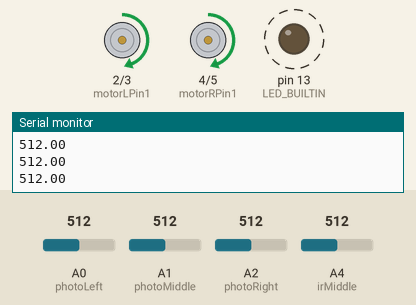
Recording of a program running on a simulated Arduino Uno, built with avr-gcc and run on an emulated ATmega328P. Parts: motor-driver pin pairs drawn as motors (green arrow = first pin HIGH = forward, orange = second pin HIGH = backward, longer = more drive, scaled by the enable pin), output pins drawn as LEDs (lit = HIGH), the last lines printed to the serial monitor. Dashed ring = blinking. Inputs (shaded band) come from the test bench; at power-on: A4 (irMiddle) = 512, A0 (photoLeft) = 512, A1 (photoMiddle) = 512, A2 (photoRight) = 512.

Above: at 1.2 s.
1.3 s: A4 (irMiddle) set to 563
4.3 s: A4 (irMiddle) set to 587
At 5.3 s:
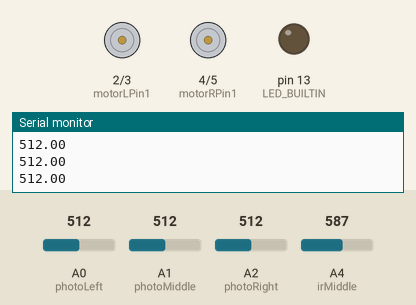
At 5.74 s:
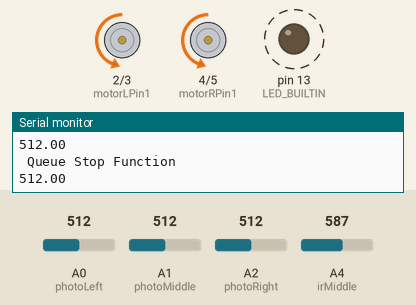
Timing chart, 0 to 13.3 s (numbered marks = the images above; inputs shaded):
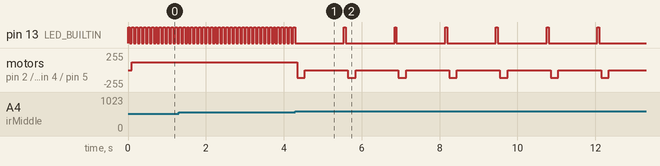

The program:

main.cpp
```cpp
#include <Arduino.h>

/*
 * EE302 Final Project
 * Automatic Line Following Robot
 *
 * Code written for Arduino Uno
 *
 * I/O Ports Used:
 *
 * | Port     | Destination   |     | Port     | Destination   |
 * |:--------:|:-------------:| --- |:--------:|:-------------:|
 * | D0       | MotorL Pin 1  |     | A0       | Left PhotoR   |
 * | D1       | MotorL Pin 2  |     | A1       | Middle PhotoR |
 * | D2       | MotorR Pin 1  |     | A2       | Right PhotoR  |
 * | D3       | MotorR Pin 2  |     | A3       | Left IR       |
 * | D4       |               |     | A4       | Middle IR     |
 * | D5       |               |     | A5       | Right IR      |
 * | D6       |               |     |          |               |
 * | D7       |               |     |          |               |
 * | D8       |               |     |          |               |
 * | D9       | MotorL Enable |     |          |               |
 * | D10      | MotorR Enable |     |          |               |
**/

// Initialize the functions and variables that will be used:

void blinkLED();      // Blinks LED

#define motorLPin1 2
#define motorLPin2 3
#define motorRPin1 4
#define motorRPin2 5
#define motorLEnable 9
#define motorREnable 10


const int  photoLeft = 0;    // Analogs initialized as integers
const int  photoMiddle = 1;
const int  photoRight = 2;
const int  irLeft = 3;
const int  irMiddle = 4;
const int  irRight = 5;

/*  SETUP
 * Performs initial setup of different variables and interfaces. Runs once. */
void setup() {

    String direction;

    Serial.begin(9600);           // Start Console

    pinMode(motorLEnable, OUTPUT);
    pinMode(motorREnable, OUTPUT);

    pinMode(motorLPin1, OUTPUT);
    pinMode(motorLPin2, OUTPUT);

    pinMode(motorRPin1, OUTPUT);
    pinMode(motorRPin2, OUTPUT);

    pinMode(LED_BUILTIN, OUTPUT);


    pinMode(A0, INPUT);  // It may not be requried to initialize these as inputs
    pinMode(A1, INPUT);
    pinMode(A2, INPUT);

    pinMode(A3, INPUT);
    pinMode(A4, INPUT);
    pinMode(A5, INPUT);


}


/* The next functions are to be called in the loop() or setup() routines: */


/*     adjustMotor
 * Adjusts motor speed depending on the gathered conditions from sensors. */
 int adjustMotor(int s){

   // . . . Get motor speed
   analogWrite(motorLEnable, 115);      // I think it's best to call this in the if statements rather than in the adjustmotor function so that they're aren't any infinite loops.
   analogWrite(motorREnable, 115);


  if (s == 1){
    digitalWrite(motorLPin1, LOW);
    digitalWrite(motorLPin2, HIGH);
    digitalWrite(motorRPin1, HIGH);
    digitalWrite(motorRPin2, LOW);
    analogWrite(motorLEnable, 90);

    //scanIRFrontSensor();

  }
  else if (s == 2) {
    digitalWrite(motorLPin1, HIGH);
    digitalWrite(motorLPin2, LOW);
    digitalWrite(motorRPin1, LOW);
    digitalWrite(motorRPin2, HIGH);
    analogWrite(motorREnable, 90);

    //scanIRFrontSensor();

  }
  else if (s == 3){
    digitalWrite(motorLPin1, LOW);
    digitalWrite(motorLPin2, LOW);
    digitalWrite(motorRPin1, LOW);
    digitalWrite(motorRPin2, LOW);

    //scanIRFrontSensor();
  }
  else if (s == 4){       // Slight Left Turn
    digitalWrite(motorLPin1, HIGH);
    digitalWrite(motorLPin2, LOW);
    digitalWrite(motorRPin1, HIGH);
    digitalWrite(motorRPin2, LOW);
    analogWrite(motorLEnable, 80);
    analogWrite(motorREnable, 200);
  }
  else if (s == 5){       //Slight Right Turn
    digitalWrite(motorLPin1, HIGH);
    digitalWrite(motorLPin2, LOW);
    digitalWrite(motorRPin1, HIGH);
    digitalWrite(motorRPin2, LOW);
    analogWrite(motorLEnable, 140);
    analogWrite(motorREnable, 80);
  }
  else if (s == 6){
    digitalWrite(motorLPin1, LOW);
    digitalWrite(motorLPin2, HIGH);
    digitalWrite(motorRPin1, LOW);
    digitalWrite(motorRPin2, HIGH);
  }
  else {
    digitalWrite(motorLPin1, HIGH);
    digitalWrite(motorLPin2, LOW);
    digitalWrite(motorRPin1, HIGH);
    digitalWrite(motorRPin2, LOW);

    //scanIRFrontSensor();
  }

}

/* blinkLED
 * Toggles the on-board led on for one second then turns it off. */
void blinkLED(){

   //function body
   digitalWrite(LED_BUILTIN, HIGH);   // sets the LED on
   delay(50);                         // waits for a second
   digitalWrite(LED_BUILTIN, LOW);    // sets the LED off
   delay(50);                         // waits for a second

}

void scanIRSideSensor(){

  Serial.println("Scanning IR Side Sensors");

  float  val_ir_left = analogRead(irLeft);
  float  val_ir_right = analogRead(irRight);

  if (val_ir_left > val_ir_right) {

  //Call right turn function
  adjustMotor(5);

  }

  else if (val_ir_left < val_ir_right){

    //Call left turn function
    adjustMotor(4);
  }

  else if (val_ir_left == val_ir_right){

    //Call straight turn function
    adjustMotor(0);
  }
}

void scanIRFrontSensor(){

    float val_ir_middle = analogRead(irMiddle);

  if(val_ir_middle > 500){
      //Call stop function
      adjustMotor(3);
  }

  else {

  //Call Straight turn function //Maybe just going back to the main loop would be best for this condition so that we don't get stuck in an infinite loop.
    adjustMotor(0);
  }
}

void scanPhotoresistor(){

 float val_pr_left = analogRead(photoLeft);     // Not sure how to return these values from the function
 float val_pr_middle = analogRead(photoMiddle); // We need them outside of it, but I don't want to declare them
 float val_pr_right = analogRead(photoRight);  // As global variables

 float val_ir_middle = analogRead(irMiddle);


 Serial.println(val_pr_left);
 //Serial.println(val_pr_middle);
 //Serial.println(val_pr_right);
 //Serial.println(val_pr_left + val_pr_middle + val_pr_right);

  //if (val_pr_middle > 650 /* minimum value of black reading */){      // Middle Reads black, check the other sides to figure out what way to turn
    //if ((val_pr_left < 700 /* maximum value of red reading */) && (val_pr_left > 600 /* maximum value of red reading */) && (val_pr_middle < 700) && (val_pr_middle > 600) &&  (val_pr_right < 700) && (val_pr_right > 600) || (val_ir_middle > 600)){
    if ((val_pr_left < 625/* maximum value of red reading */) && (val_pr_left > 525 /* maximum value of red reading */) && (val_pr_middle < 625) && (val_pr_middle > 550) || (val_pr_middle < 625) && (val_pr_middle > 550) && (val_pr_right < 700) && (val_pr_right > 625) || (val_ir_middle > 575)){

      adjustMotor(6);
      delay(200);
      adjustMotor(3);
      delay(1000);
      Serial.println(" Queue Stop Function");
      }


      else if (val_pr_left > 550 /* minimum value of black reading */){

        //turn left function call
        Serial.println(" Queue Turn Left Function");
        adjustMotor(1);

        }

      else if (val_pr_right > 550 /* right reading differently, thfre more  */){
        //turn right function call
        Serial.println(" Queue Turn Right Function");
        adjustMotor(2);
      }

      else if ((val_pr_middle < 500 /*maximum value for white reading */) && (val_pr_left < 500) && (val_pr_right < 500)){
          adjustMotor(0);
          //elay(300);
           scanIRSideSensor();
      }

        else /** if ((val_pr_middle > 550) && (val_pr_left < 550) && (val_pr_right < 550)) **/ {

        adjustMotor(0);

        }


}

/* updateData
 * This function gathers the most current contitions from each of the sensors. */
void updateData(){

    //scanIRFrontSensor();

    scanPhotoresistor();

  //  scanIRSideSensor();

    //scanIRFrontSensor();

}

void motorTest(){

    adjustMotor(1);    // Turn Left
    delay(5000);
    adjustMotor(2);   //Turn right
    delay(5000);
    adjustMotor(3);   //Go Straight
    delay(5000);
  }


/* LOOP
 * Main loop that is performed continuously after the device is
 * powered and the SETUP() function has been completed. */
void loop()
{

    blinkLED();       // Visually indicate the beginning of the program
    updateData();     // Gather newest sensor data
    //motorTest();

}
```

Measured:
- the behaviour switches between 575 and 576 on A4 (irMiddle) (found by bisection; images 0 and 1)
- after the input at 4.3 s, pin 13 (LED_BUILTIN): alternates HIGH for 0.05 s and LOW for 1.3 s, starting after 1.2 s; motor on pin 2 (motorLPin1) / pin 3 (motorLPin2), motor on pin 4 (motorRPin1) / pin 5 (motorRPin2): alternates backward 115/255 for 0.20 s and stopped for 1.1 s, starting at once
- by itself, pin 13 (LED_BUILTIN): alternates HIGH for 0.05 s and LOW for 0.05 s
